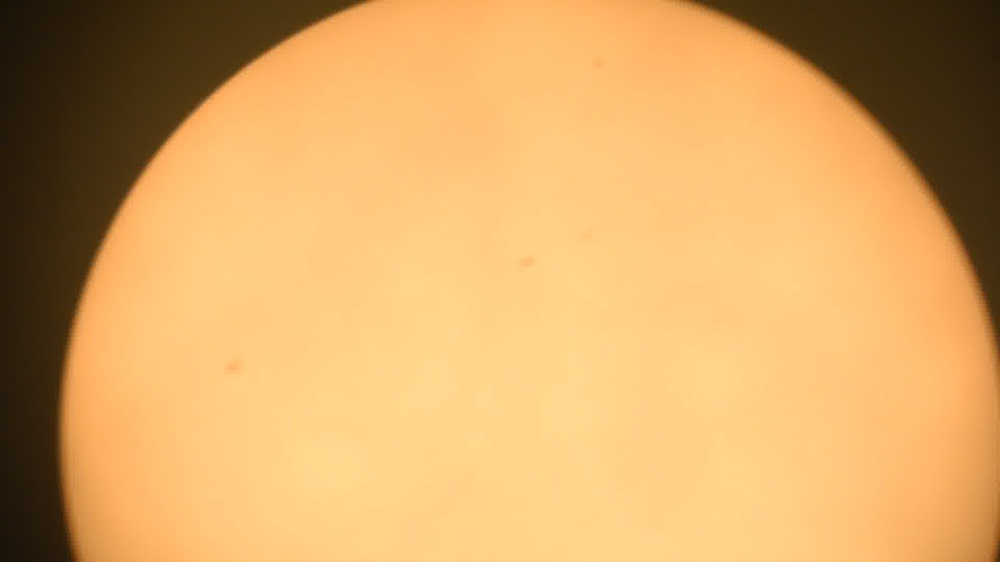
#> input picture Backend/notebook/12140750.jpg, 1000 x 562 px, shrunk from 1920 x 1080 before the run
$ jupyter execute opencv_concept.ipynb
#> lines starting #> are read from the running program, lines starting #| are printed output that depends on the picture; after the words box and inside, x2 and y2 are one past the last pixel; in counts of white or black regions, pixels touching at a corner belong together
[cell 1]
import cv2
from PIL import Image

[cell 2]
img=cv2.imread("12140750.jpg",flags=cv2.IMREAD_GRAYSCALE)
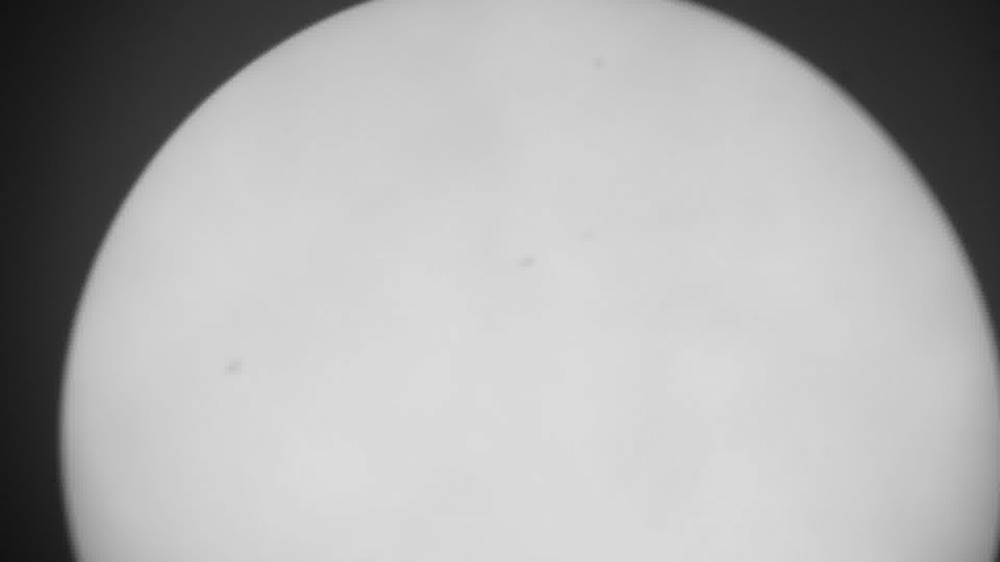
#> img: shape (562, 1000); min 18, max 221, mean 173.8
img

[cell 3]
Image.fromarray(img).show() # Image is image processing tool in python from PILLOW

[cell 4]
_,newimage=cv2.threshold(img,162,255,cv2.THRESH_BINARY) # (image in array, threshold value, maximum value, in binary)
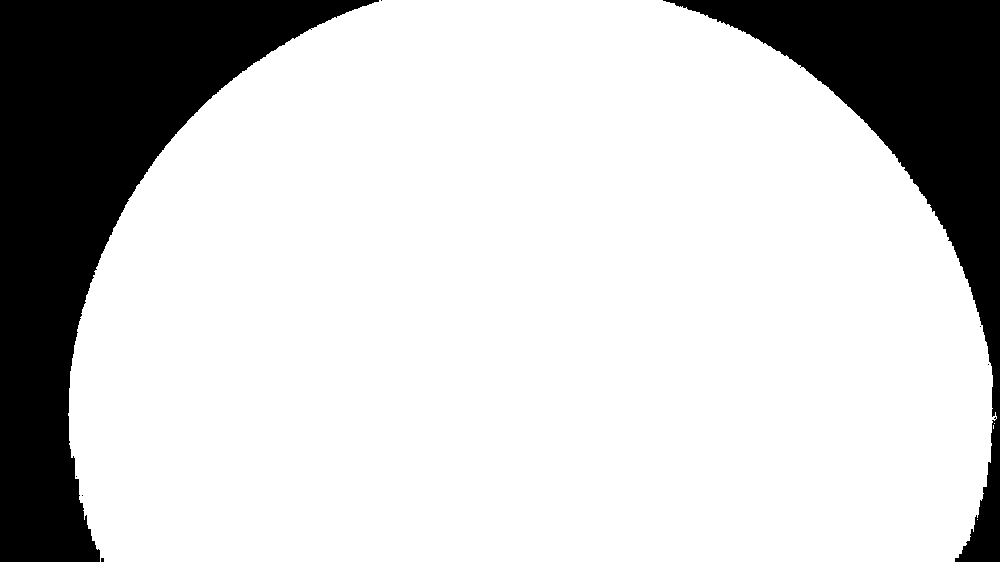
#> newimage: shape (562, 1000); 78.9% white; 8 black regions (6 under 20 px), largest, box (x1, y1, x2, y2) and area: (0, 0, 379, 562) 75426, (663, 0, 1000, 562) 43262
Image.fromarray(newimage).show()

[cell 5]
img1=cv2.imread("dark_image.jpg",flags=cv2.IMREAD_GRAYSCALE)
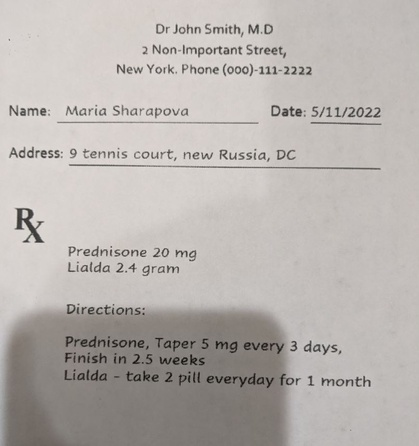
#> input picture Backend/notebook/dark_image.jpg, 419 x 446 px, shrunk from 805 x 857 before the run
#> img1: shape (446, 419); min 10, max 229, mean 180.4

[cell 6]
newimg1=cv2.adaptiveThreshold(
    img1,255,                       # source image, max value
    cv2.ADAPTIVE_THRESH_GAUSSIAN_C, # threshold value using gaussian method
    cv2.THRESH_BINARY,              # format
    61,                             # block size
    11                              # value that need to subtracted from gaussian value
)
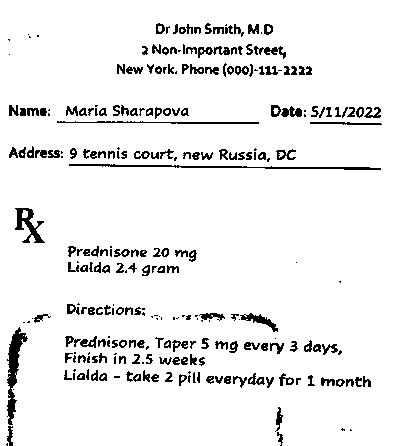
#> newimg1: shape (446, 419); 93.5% white; black in thin lines or dots, all inside (x1, y1, x2, y2) = (6, 23, 382, 446)
Image.fromarray(newimg1).show()
